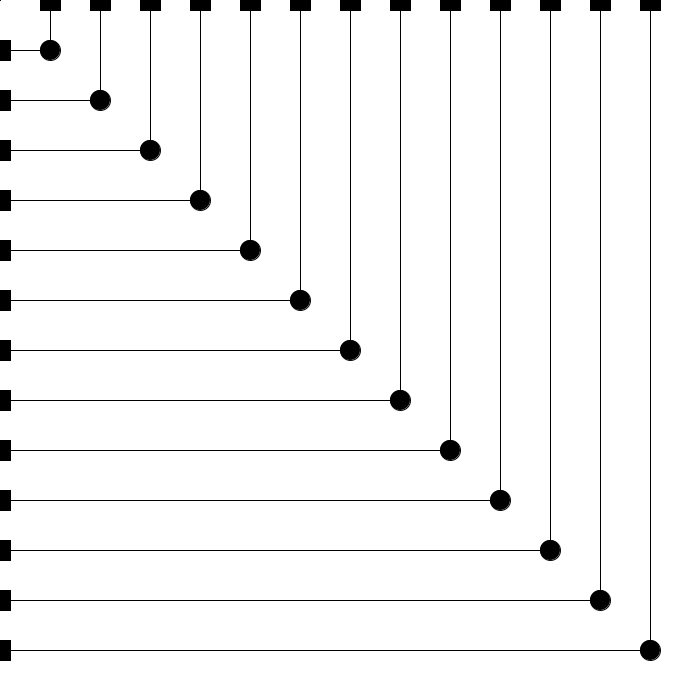
Frame 1 (no input)
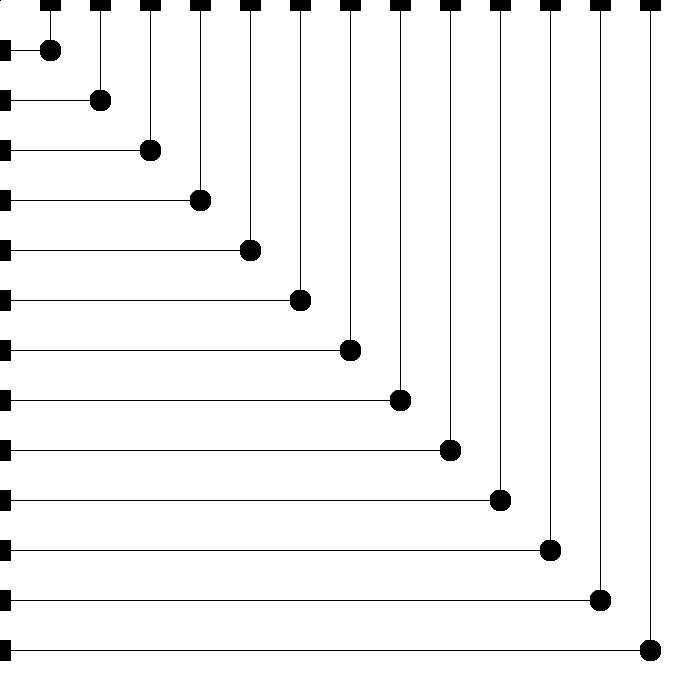
Frame 60 (the mouse pressed at the canvas centre just before this capture)
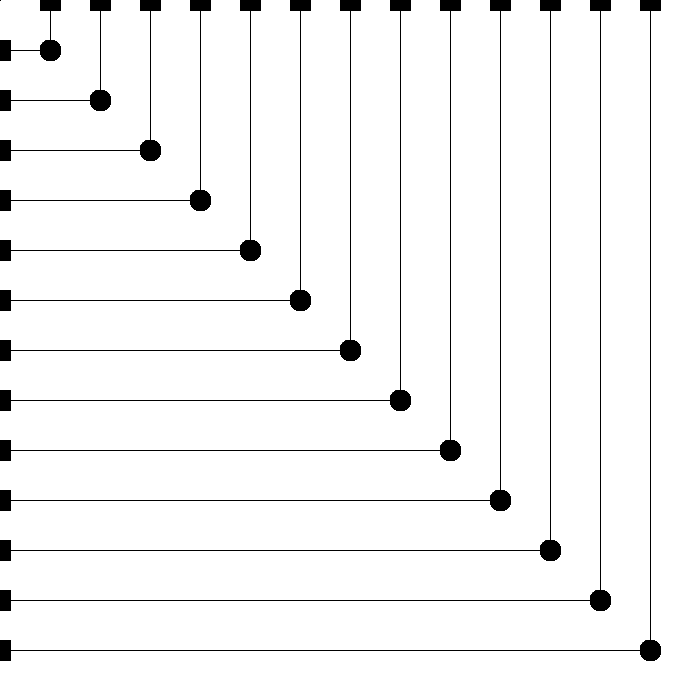
Frame 120 (the mouse held since frame 60 and released just before this capture)

The Processing sketch that drew these frames (run headless with seeded random() and noise(); from frame 60 on, the mouse is pressed at the canvas centre):

// Processing sketch: SS3_linesNStuff
// ── SS3_linesNStuff.pde
//Lines n' Stuff

void setup() {
  size(700, 700);
  background (255);
  rectMode(CENTER);
}

void draw() {

  //for loop drawing vertical lines from left to right
  for (int i=0; i<width; i=i+50) {
    line (i, 0, i, i);
  }

  //for loop drawing horizontal lines from top to bottom
  for (int i=0; i<height; i=i+50) {
    line (0, i, i, i);
  }
  
  fill(0);
  
  for (int i=50; i<height; i = i+50){
  ellipse(i, i, 20, 20);
  }
  
  for (int i= 50; i<width; i = i+50){
  rect (i, 0, 20, 20);
  }
  
  for (int i= 50; i<width; i = i+50){
  rect (0, i, 20, 20);
  }
  }
